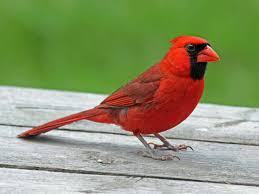
#> input picture lab7/cardinal.jpeg, 259 x 194 px
$ python part2_4.py
#> lines starting #> are read from the running program, lines starting #| are printed output that depends on the picture; after the words box and inside, x2 and y2 are one past the last pixel; in counts of white or black regions, pixels touching at a corner belong together
import cv2
import numpy as np

def detect_colors(img, colors):
    img_hsv = cv2.cvtColor(img, cv2.COLOR_BGR2HSV)
    img_modified = np.zeros_like(img)
    for color in colors:
        mask = cv2.inRange(img_hsv, color["lower"], color["upper"])
        img_color = cv2.bitwise_and(img, img, mask=mask)
        img_modified = cv2.bitwise_or(img_modified, img_color)
    return img_modified


if __name__ == "__main__":
    img1 = cv2.imread("cardinal.jpeg")
#> img1 is the input picture: shape (194, 259, 3); mean B, G, R 107.3, 147.4, 140.3
    img2 = cv2.imread("bluebird.jpeg")
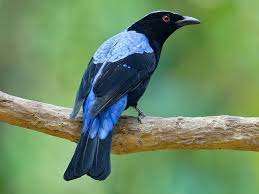
#> input picture lab7/bluebird.jpeg, 259 x 194 px
#> img2 is the input picture: shape (194, 259, 3); mean B, G, R 99.7, 140.1, 108.3

    red1_lower = np.array([0, 50, 50])
    red1_upper = np.array([10, 255, 255])
    red2_lower = np.array([170, 50, 50])
    red2_upper = np.array([180, 255, 255])
    green_lower = np.array([36, 50, 50])
    green_upper = np.array([89, 255, 255])
    blue_lower = np.array([90, 50, 50])
    blue_upper = np.array([130, 255, 255])

    colors = [
        {"name": "red1", "lower": red1_lower, "upper": red1_upper},
        {"name": "red2", "lower": red2_lower, "upper": red2_upper},
        {"name": "green", "lower": green_lower, "upper": green_upper},
        {"name": "blue", "lower": blue_lower, "upper": blue_upper}
    ]

    filtered_img1 = detect_colors(img1, colors)
#> in detect_colors, `img_hsv = cv2.cvtColor(img, cv2.COLOR_BGR2HSV)`: img_hsv: shape (194, 259, 3); mean H, S, V 56.5, 101.4, 163.6
#> the loop in detect_colors, `for color in colors:` made 4 passes
#> pass 1, in detect_colors, `mask = cv2.inRange(img_hsv, color["lower"], color["upper"])`:
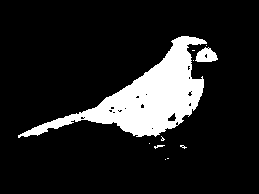
#> mask: shape (194, 259); 13.2% white; 11 white regions (8 under 20 px), largest, box (x1, y1, x2, y2) and area: (18, 36, 207, 138) 6351, (195, 47, 218, 62) 233, (154, 145, 165, 149) 21
#> pass 1, in detect_colors, `img_color = cv2.bitwise_and(img, img, mask=mask)`:
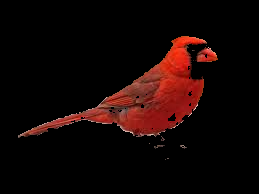
#> img_color: shape (194, 259, 3); mean B, G, R 4.7, 6.2, 20.7
#> pass 2, in detect_colors, `mask = cv2.inRange(img_hsv, color["lower"], color["upper"])`:
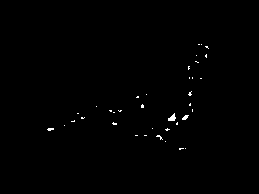
#> mask: shape (194, 259); 0.44% white in thin lines or dots, all inside (x1, y1, x2, y2) = (47, 44, 209, 150)
#> after the loop in detect_colors, `for color in colors:`: img_modified: shape (194, 259, 3); mean H, S, V 26.9, 66.4, 60.6
    cv2.imshow("filtered_cardinal", filtered_img1)
    filtered_img2 = detect_colors(img2, colors)
#> in detect_colors (call 2), `img_hsv = cv2.cvtColor(img, cv2.COLOR_BGR2HSV)`: img_hsv: shape (194, 259, 3); mean H, S, V 57.4, 110.2, 147.8
#> the loop in detect_colors (call 2), `for color in colors:` made 4 passes
#> pass 1, in detect_colors (call 2), `mask = cv2.inRange(img_hsv, color["lower"], color["upper"])`:
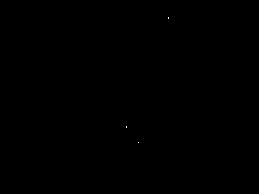
#> mask: shape (194, 259); 0.01% white in thin lines or dots, all inside (x1, y1, x2, y2) = (126, 17, 169, 143)
#> after the loop in detect_colors (call 2), `for color in colors:`: img_modified: shape (194, 259, 3); mean H, S, V 82.8, 118.5, 85.2
    cv2.imshow("filtered_bluebird", filtered_img2)
    cv2.waitKey(0)
    cv2.destroyAllWindows()
